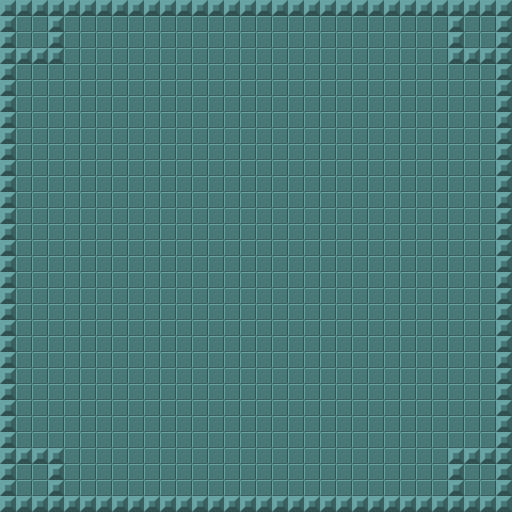

Below is a game level as drawn by its tile map, then a one-line description and the .tmx file that defines it, in full:
An orthogonal 32x32 tile map with 16x16 px tiles, 1 tile layer (Layer1) and 1 object (player).

<map version="1.0" tiledversion="1.1.6" orientation="orthogonal" renderorder="right-down" width="32" height="32" tilewidth="16" tileheight="16" infinite="0" nextobjectid="11">
 <tileset firstgid="1" source="Tiles.tsx" />
 <layer name="Layer1" width="32" height="32">
  <data encoding="csv">
3,3,3,3,3,3,3,3,3,3,3,3,3,3,3,3,3,3,3,3,3,3,3,3,3,3,3,3,3,3,3,3,
3,2,2,3,2,2,2,2,2,2,2,2,2,2,2,2,2,2,2,2,2,2,2,2,2,2,2,2,3,2,2,3,
3,2,2,3,2,2,2,2,2,2,2,2,2,2,2,2,2,2,2,2,2,2,2,2,2,2,2,2,3,2,2,3,
3,3,3,3,2,2,2,2,2,2,2,2,2,2,2,2,2,2,2,2,2,2,2,2,2,2,2,2,3,3,3,3,
3,2,2,2,2,2,2,2,2,2,2,2,2,2,2,2,2,2,2,2,2,2,2,2,2,2,2,2,2,2,2,3,
3,2,2,2,2,2,2,2,2,2,2,2,2,2,2,2,2,2,2,2,2,2,2,2,2,2,2,2,2,2,2,3,
3,2,2,2,2,2,2,2,2,2,2,2,2,2,2,2,2,2,2,2,2,2,2,2,2,2,2,2,2,2,2,3,
3,2,2,2,2,2,2,2,2,2,2,2,2,2,2,2,2,2,2,2,2,2,2,2,2,2,2,2,2,2,2,3,
3,2,2,2,2,2,2,2,2,2,2,2,2,2,2,2,2,2,2,2,2,2,2,2,2,2,2,2,2,2,2,3,
3,2,2,2,2,2,2,2,2,2,2,2,2,2,2,2,2,2,2,2,2,2,2,2,2,2,2,2,2,2,2,3,
3,2,2,2,2,2,2,2,2,2,2,2,2,2,2,2,2,2,2,2,2,2,2,2,2,2,2,2,2,2,2,3,
3,2,2,2,2,2,2,2,2,2,2,2,2,2,2,2,2,2,2,2,2,2,2,2,2,2,2,2,2,2,2,3,
3,2,2,2,2,2,2,2,2,2,2,2,2,2,2,2,2,2,2,2,2,2,2,2,2,2,2,2,2,2,2,3,
3,2,2,2,2,2,2,2,2,2,2,2,2,2,2,2,2,2,2,2,2,2,2,2,2,2,2,2,2,2,2,3,
3,2,2,2,2,2,2,2,2,2,2,2,2,2,2,2,2,2,2,2,2,2,2,2,2,2,2,2,2,2,2,3,
3,2,2,2,2,2,2,2,2,2,2,2,2,2,2,2,2,2,2,2,2,2,2,2,2,2,2,2,2,2,2,3,
3,2,2,2,2,2,2,2,2,2,2,2,2,2,2,2,2,2,2,2,2,2,2,2,2,2,2,2,2,2,2,3,
3,2,2,2,2,2,2,2,2,2,2,2,2,2,2,2,2,2,2,2,2,2,2,2,2,2,2,2,2,2,2,3,
3,2,2,2,2,2,2,2,2,2,2,2,2,2,2,2,2,2,2,2,2,2,2,2,2,2,2,2,2,2,2,3,
3,2,2,2,2,2,2,2,2,2,2,2,2,2,2,2,2,2,2,2,2,2,2,2,2,2,2,2,2,2,2,3,
3,2,2,2,2,2,2,2,2,2,2,2,2,2,2,2,2,2,2,2,2,2,2,2,2,2,2,2,2,2,2,3,
3,2,2,2,2,2,2,2,2,2,2,2,2,2,2,2,2,2,2,2,2,2,2,2,2,2,2,2,2,2,2,3,
3,2,2,2,2,2,2,2,2,2,2,2,2,2,2,2,2,2,2,2,2,2,2,2,2,2,2,2,2,2,2,3,
3,2,2,2,2,2,2,2,2,2,2,2,2,2,2,2,2,2,2,2,2,2,2,2,2,2,2,2,2,2,2,3,
3,2,2,2,2,2,2,2,2,2,2,2,2,2,2,2,2,2,2,2,2,2,2,2,2,2,2,2,2,2,2,3,
3,2,2,2,2,2,2,2,2,2,2,2,2,2,2,2,2,2,2,2,2,2,2,2,2,2,2,2,2,2,2,3,
3,2,2,2,2,2,2,2,2,2,2,2,2,2,2,2,2,2,2,2,2,2,2,2,2,2,2,2,2,2,2,3,
3,2,2,2,2,2,2,2,2,2,2,2,2,2,2,2,2,2,2,2,2,2,2,2,2,2,2,2,2,2,2,3,
3,3,3,3,2,2,2,2,2,2,2,2,2,2,2,2,2,2,2,2,2,2,2,2,2,2,2,2,3,3,3,3,
3,2,2,3,2,2,2,2,2,2,2,2,2,2,2,2,2,2,2,2,2,2,2,2,2,2,2,2,3,2,2,3,
3,2,2,3,2,2,2,2,2,2,2,2,2,2,2,2,2,2,2,2,2,2,2,2,2,2,2,2,3,2,2,3,
3,3,3,3,3,3,3,3,3,3,3,3,3,3,3,3,3,3,3,3,3,3,3,3,3,3,3,3,3,3,3,3
</data>
 </layer>
 <objectgroup name="player">
  <object id="9" name="player" type="player" gid="2" x="158" y="128" width="16" height="16" />
 </objectgroup>
</map>
